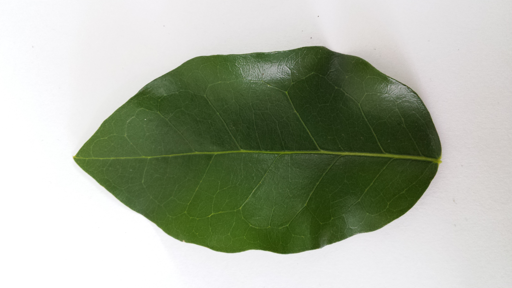
%> input picture TDLEAF/barbados_cherry/Test/barbados_cherry_20.png, 512 x 288 px
$ octave --eval "result = extractFeatures(imread('barbados_cherry/Test/barbados_cherry_20.png'));"   (GNU Octave 9; MATLAB toolbox functions it lacks are replaced by stand-ins)
%> lines starting %> are read from the running program, lines starting %| are printed output that depends on the picture; in (x1, y1, x2, y2) boxes, pixels count from 0 and x2, y2 are one past the last pixel; in counts of white or black regions, pixels touching at a corner belong together; the program's own positions count from 1
function features=extractFeatures(img)

%
% figure(1), imshow(img);
img=double(img)/255;


%% Binarization
level = graythresh(img);
%> level = 0.573
imgBW = imbinarize(img,level);
imgBW=1-imgBW(:,:,1);
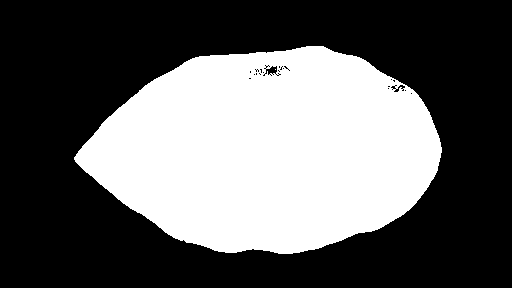
%> imgBW: size 288x512 double; values 0 (black) and 1 (white), 37.7% white; 2 white regions (1 under 20 px), largest, box (x1, y1, x2, y2) and area: (74, 46, 442, 254) 55543
% figure(2), imshow(imgBW);

BW3 = bwmorph(imgBW(:,:,1),'remove');
%> BW3: size 288x512 logical; 0.71% white in thin lines or dots, all inside (x1, y1, x2, y2) = (74, 46, 442, 254)
% figure
% imshow(BW3)

%% erosion-dilation
se = strel('disk',4,4);
imgBWd=imerode(imgBW,se);
%> imgBWd: size 288x512 double; values 0 (black) and 1 (white), 35.4% white; 1 white region, box (x1, y1, x2, y2) and area: (77, 49, 439, 251) 52141
% figure,
% imshow(imgBWd);
se = strel('disk',8,8);
imgBWe=imdilate(imgBWd,se);
%> imgBWe: size 288x512 double; values 0 (black) and 1 (white), 40.3% white; 1 white region, box (x1, y1, x2, y2) and area: (70, 42, 446, 258) 59373
% figure,
% imshow(imgBWe);
se = strel('disk',4,4);
imgBWe=imerode(imgBWe,se);
%> imgBWe: size 288x512 double; values 0 (black) and 1 (white), 38.3% white; 1 white region, box (x1, y1, x2, y2) and area: (73, 45, 443, 255) 56471
% figure,
% imshow(imgBWe);

imgCropped=double(img).*repmat(double(imgBWe),1,1,3);
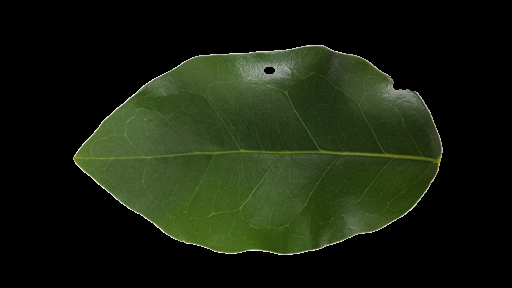
%> imgCropped: size 288x512x3 double; mean R, G, B 0.0932, 0.124, 0.0594
% figure,
% imshow(imgCropped);

%% elliptical Box

%extreme left point
xmin=find(imgBWe,1,'first');
%> xmin = 21182
xxmin=ceil(xmin/size(imgBWe,1));
%> xxmin = 74
yxmin=rem(xmin-1,size(imgBWe,1))+1;
%> yxmin = 158

%extreme right point
xmax=find(imgBWe,1,'last');
%> xmax = 127449
xxmax=ceil(xmax/size(imgBWe,1));
%> xxmax = 443
yxmax=rem(xmax-1,size(imgBWe,1))+1;
%> yxmax = 153

%highest point
ymin=find(imgBWe',1,'first');
%> ymin = 23347
yymin=ceil(ymin/size(imgBWe,2));
%> yymin = 46
xymin=rem(ymin-1,size(imgBWe,2))+1;
%> xymin = 307

%lowest point
ymax=find(imgBWe',1,'last');
%> ymax = 130341
yymax=ceil(ymax/size(imgBWe,2));
%> yymax = 255
xymax=rem(ymax-1,size(imgBWe,2))+1;
%> xymax = 293

width=xxmax-xxmin;
%> width = 369
height=yymax-yymin;
%> height = 209

center=[xxmin+width/2,yymin+height/2];
%> center = [258.5 150.5]

% Iw=find(1-imgBWe);
% center_mass(1)=mean(ceil(Iw/size(imgBWe,1)));
% center_mass(2)=mean(rem(Iw-1,size(imgBWe,1)));

%% rotation if necessary (using PCA)

[row,cols]=find(imgBWe);
%> row = 56471 values from 46 to 255; cols = 56471 values from 74 to 443
iWP=[row,cols];
iWP=iWP-mean(iWP);
coviWP=iWP'*iWP;
%> coviWP = [148257712.7 -8674542.3; -8674542.3 439111350.2]
[U,D,V]=eig(coviWP);
%> U = [-1 -0.0298; -0.0298 1]; D = [147999229.2 0; 0 439369833.7]; V = [-1 -0.0298; -0.0298 1]

% if width>height
if abs(V(1,1))>abs(V(1,2))
    imgBWe=imgBWe';
%> imgBWe: size 512x288 double; values 0 (black) and 1 (white), 38.3% white; 1 white region, box (x1, y1, x2, y2) and area: (45, 73, 255, 443) 56471
    BW3=BW3';
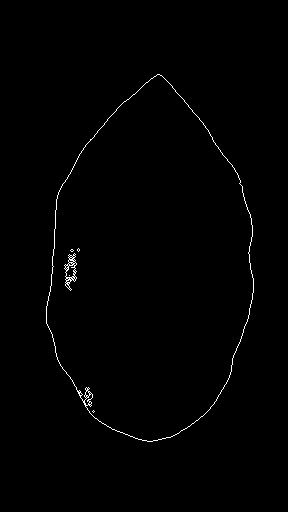
%> BW3: size 512x288 logical; 0.71% white in thin lines or dots, all inside (x1, y1, x2, y2) = (46, 74, 254, 442)
    xyperm=[yymax yymin xxmax xxmin];
%> xyperm = [255 46 443 74]
    xxmax=xyperm(1); xxmin=xyperm(2); yymax=xyperm(3); yymin=xyperm(4);
%> after `xxmax=xyperm(1)`: xxmax = 255
%> after `xxmin=xyperm(2)`: xxmin = 46
%> after `yymax=xyperm(3)`: yymax = 443
%> after `yymin=xyperm(4)`: yymin = 74
    whperm=[width height];
%> whperm = [369 209]
    height=whperm(1); width=whperm(2);
%> after `height=whperm(1)`: height = 369
%> after `width=whperm(2)`: width = 209
    center=[xxmin+width/2,yymin+height/2];
%> center = [150.5 258.5]
end

% figure, imshow(imgBWe);
% hold,
t=-pi:0.01:pi;
x_el=center(1)+width/2*cos(t);
%> x_el = 629 values, max 255 at index 315, min 46 at index 1, mean 150.4
y_el=center(2)+height/2*sin(t);
%> y_el = 629 values, max 443 at index 472, min 74 at index 158, mean 258.5
plot(x_el,y_el)


%% Morphological metric

 Iw=find(imgBWe);
%> Iw = 56471 values from 23347 to 130341

% aera of leaf/area of ellipse
surface_ratio=length(Iw)/(pi*width*height)*4;
%> surface_ratio = 0.932

% aspect_ratio
aspect_ratio=width/height;
%> aspect_ratio = 0.566


% leaf perimeter/leaf area
lptla_ratio=sum(sum(BW3(2:end-1,2:end-1)))/length(Iw);
%> lptla_ratio = 0.0186

% leaf perimeter/ellipse perimeter (~=pi*sqrt(2*(a^2+b^2)) according to Ramanujan approximation)
lptep_ratio=sum(sum((BW3(2:end-1,2:end-1))))/(pi*sqrt((height^2+width^2)/2));
%> lptep_ratio = 1.11

% distance Map x
xline=linspace(xxmin,xxmax,11);
%> xline = [46 66.9 87.8 108.7 129.6 150.5 171.4 192.3 213.2 234.1 255]
xdistmap=sum(imgBWe(2:end-1,round(xline(2:end-1))),1)/height;
%> xdistmap = [0.539 0.683 0.846 0.924 0.989 0.967 0.867 0.74 0.542]

% distance Map y
yline=linspace(yymin,yymax,11);
%> yline = [74 110.9 147.8 184.7 221.6 258.5 295.4 332.3 369.2 406.1 443]
ydistmap=sum(imgBWe(round(yline(2:end-1)),2:end-1),2)/width;
%> ydistmap = [0.383; 0.656; 0.871; 0.952; 0.957; 0.986; 0.938; 0.823; 0.598]

% centroid radial distance
angle=-pi/2:pi/8:pi/2-pi/8;
x_coord=(1:size(imgBWe,2));
%> x_coord = 288 values from 1 to 288
y_coord=(x_coord-center(1)).*(sin(angle')./cos(angle'))+center(2);
y_coord(1,:)=linspace(1,size(imgBWe,1),size(imgBWe,2)); % cas pi/2 ? part;
x_coord(2:length(angle),:)=repmat(x_coord,length(angle)-1,1);
x_coord(1,:)=center(1);
% figure,
% imshow(imgBWe);
% hold on
for i=1:length(angle)
    plot(x_coord(i,:),y_coord(i,:));
end
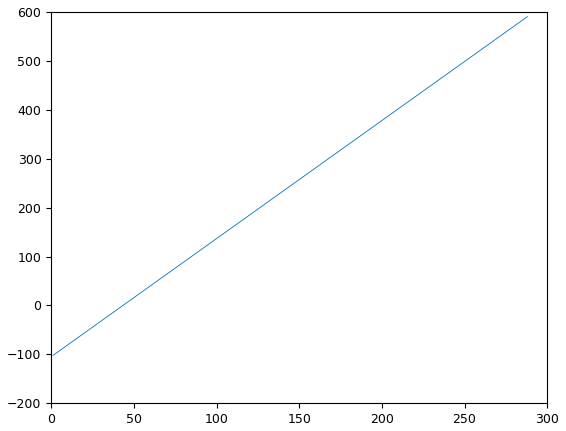
%> figure redrawn from the program's plot data; curve peaks at x = 288, y = 590.5


% dist to leaf edge
Iw3=find(BW3(2:end-1,2:end-1));
%> Iw3 = 1048 values from 23256 to 128812
xedge=ceil(Iw3/size(BW3,1)-1)+2;
%> xedge = 1048 values from 47 to 253
yedge=rem(Iw3-1,size(BW3,1)-2)+2;
%> yedge = 1048 values, max 442 at index 639, min 75 at index 658, mean 279
scatter(xedge,yedge,'.')
coord_intersect=zeros(2*length(angle),2);
for i=1:length(angle)
    dist=(xedge-x_coord(i,:)).^2+(yedge-y_coord(i,:)).^2;
    dist=reshape(dist,length(xedge)*size(x_coord,2),1);
    [sortDist,I]=sort(dist);
    I12=rem((I-1),length(xedge))+1;
    I12=I12(abs(I12-I12(1))==0|abs(I12-I12(1))>min(width,height)/2|abs(yedge(I12)-yedge(I12(1)))>height/2);
    I12=unique(I12,'stable');
    I12=I12(1:2);
    coord_intersect(2*i-1:2*i,:)=[xedge(I12) yedge(I12)];
end
%> this loop made 8 passes
%> I12 on passes 1 to 8: [646; 643], [761; 504], [143; 870], [974; 287], [62; 239], [126; 1033], [237; 882], [537; 783]
%> pass 1, in extractFeatures, `dist=(xedge-x_coord(i,:)).^2+(yedge-y_coord(i,:)).^2;`:
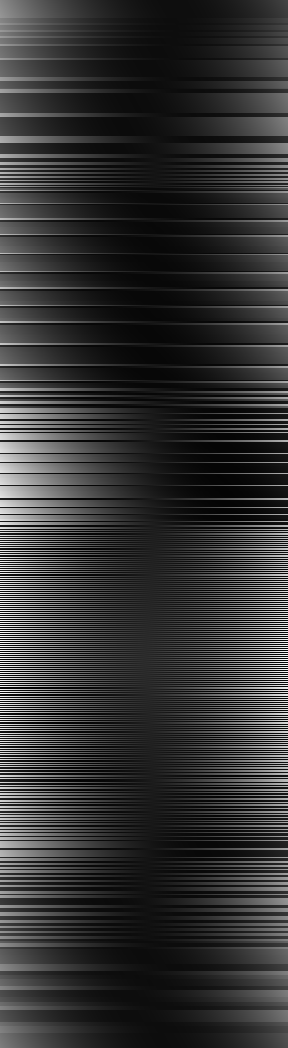
%> dist: size 1048x288 double; min 0.367, max 194487.2, mean 39172.2; drawn with min black and max white
%> pass 3, in extractFeatures, `dist=(xedge-x_coord(i,:)).^2+(yedge-y_coord(i,:)).^2;`:
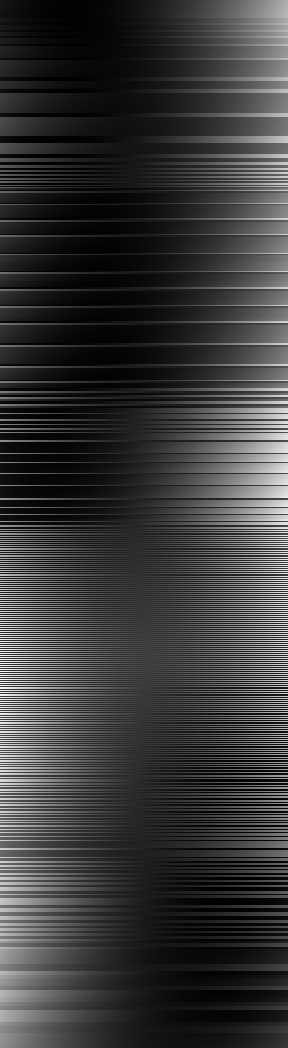
%> dist: size 1048x288 double; min 0, max 135853, mean 30618.7; drawn with min black and max white
%> after the loop, coord_intersect = 16 rows, first 12: [151 79; 150 442; 205 127; 91 402; 56 353; 236 173; 250 217; 71 291; 53 258; 69 258; 56 219; 252 300]
scatter(coord_intersect(:,1),coord_intersect(:,2),'o','filled')
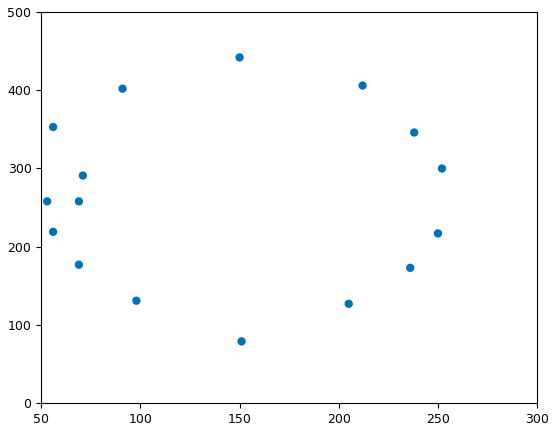
%> figure redrawn from the program's plot data

distcentroidtole=sqrt(sum((coord_intersect-center).^2,2));
%> distcentroidtole = [179.5; 183.5; 142.3; 155.3; 133.6; 120.9; 107.8; 85.89; 97.5; 81.5; 102.4; 109.7; 115.3; 123.7; 137.9; 159.8]

% dist to square boundary box
% plot(x_el,y_el,'LineWidth',2);
coord_intersect_bb=zeros(2*length(angle),2);
coord_intersect_bb(1:2,:)=[center(1) yymin;center(1) yymax];
for i=2:length(angle)
    coeff=sin(angle(i))./cos(angle(i));
    if coeff>0
        yxmin_int=(xxmin-center(1))*coeff+center(2);
        if yxmin_int<yymin
            xymin_int=(yymin-center(2))/coeff+center(1);
            xymax_int=(yymax-center(2))/coeff+center(1);
            coord_intersect_bb(2*i-1:2*i,:)=[xymin_int,yymin;xymax_int,yymax];
        else
            yxmax_int=(xxmax-center(1))*coeff+center(2);
            coord_intersect_bb(2*i-1:2*i,:)=[xxmin,yxmin_int;xxmax,yxmax_int];
        end
    else
        yxmax_int=(xxmin-center(1))*coeff+center(2);
        if yxmax_int>yymax
            xymin_int=(yymax-center(2))/coeff+center(1);
            xymax_int=(yymin-center(2))/coeff+center(1);
            coord_intersect_bb(2*i-1:2*i,:)=[xymin_int,yymax;xymax_int,yymin];
        else
            yxmin_int=(xxmax-center(1))*coeff+center(2);
            coord_intersect_bb(2*i-1:2*i,:)=[xxmin,yxmax_int;xxmax,yxmin_int];
        end
    end
end
%> this loop made 7 passes
%> (yxmax_int, xymin_int, xymax_int) on pass 1: (510.8, 74.08, 226.9)
%> (yxmin_int, xymin_int, xymax_int) on pass 7: (6.21, 74.08, 226.9)
%> after the loop, coord_intersect_bb = 16 rows, first 12: [150.5 74; 150.5 443; 74.08 443; 226.9 74; 46 363; 255 154; 46 301.8; 255 215.2; 46 258.5; 255 258.5; 46 215.2; 255 301.8]
scatter(coord_intersect_bb(:,1),coord_intersect_bb(:,2),'o','filled')
distcentroidtobb=sqrt(sum((coord_intersect_bb-center).^2,2));
%> distcentroidtobb = [184.5; 184.5; 199.7; 199.7; 147.8; 147.8; 113.1; 113.1; 104.5; 104.5; 113.1; 113.1; 147.8; 147.8; 199.7; 199.7]

% ratio
ratio_disttocentroid=distcentroidtole./distcentroidtobb;
%> ratio_disttocentroid = [0.973; 0.995; 0.713; 0.778; 0.904; 0.818; 0.953; 0.759; 0.933; 0.78; 0.906; 0.969; 0.78; 0.837; 0.69; 0.8]

%% Color metric

%%% TO DO


%% Vector of features

features=[surface_ratio aspect_ratio lptla_ratio lptep_ratio xdistmap ydistmap' ratio_disttocentroid'];
%> features = 38 values, max 1.11 at index 4, min 0.0186 at index 3, mean 0.802
%> `result = extractFeatures(imread('barbados_cherry/Test/barbados_cherry_..`: result has the same summary as features in extractFeatures

close all;
